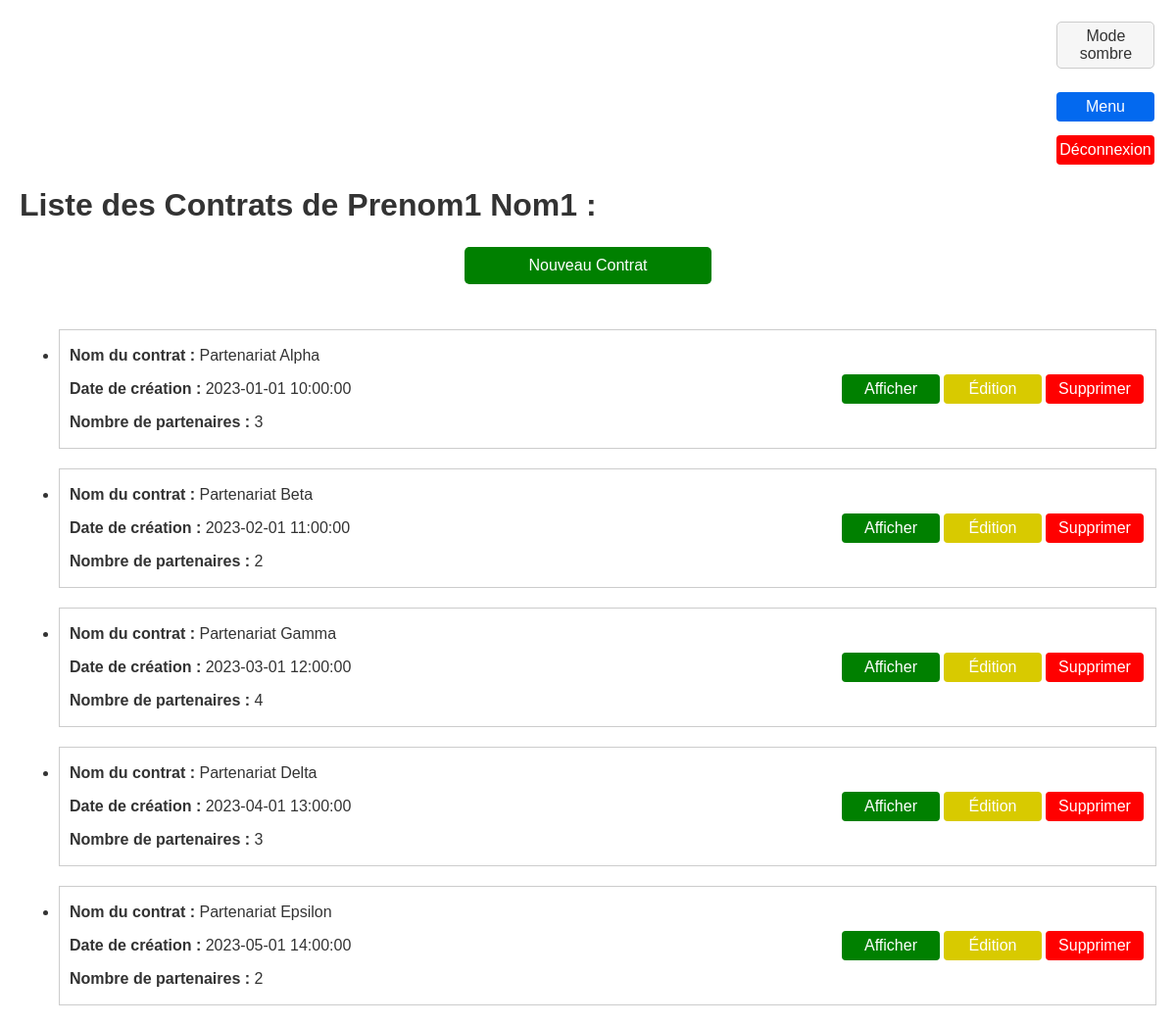
The app's page /index.php (signed in) with its own data.
### tables this page shows
CREATE TABLE `compte` (
  `id` int(11) NOT NULL,
  `email` varchar(255) NOT NULL,
  `nom` varchar(100) NOT NULL,
  `prenom` varchar(100) NOT NULL,
  `mdp` varchar(255) NOT NULL
);

CREATE TABLE `formulaire` (
  `id` int(11) NOT NULL,
  `date_creation` datetime NOT NULL,
  `num_partners` int(11) NOT NULL,
  `activity_type` varchar(255) NOT NULL,
  `partnership_name` varchar(255) NOT NULL,
  `official_address` varchar(255) NOT NULL,
  `start_date` date NOT NULL,
  `end_date` date NOT NULL,
  `profit_loss_distribution` varchar(255) NOT NULL,
  `signing_partner_count` int(11) NOT NULL,
  `country_code` varchar(2) NOT NULL,
  `id_compte` int(11) DEFAULT NULL
);

### functions.php (called while the page is built, shortened)
<?php
function connectDB()
{
    $db = [
        'host' => 'localhost',
        'dbname' => 'formulaire_db',
        'username' => 'root',
        'password' => '',
    ];
    try {
        $pdo = new PDO("mysql:host={$db['host']};dbname={$db['dbname']}", $db['username'], $db['password']);
        $pdo->setAttribute(PDO::ATTR_ERRMODE, PDO::ERRMODE_EXCEPTION);
        return $pdo;
    } catch (PDOException $e) {
        die("Erreur de connexion : " . $e->getMessage());
    }
}
function sqlquery($pdo, $query, $params = [])
{
    $stmt = $pdo->prepare($query);
    $stmt->execute($params);
    return $stmt;
}
function getUserByEmail($email) {
    $pdo = connectDB();
    $stmt = $pdo->prepare('SELECT * FROM compte WHERE email = :email');
    $stmt->execute(['email' => $email]);
    return $stmt->fetch(PDO::FETCH_ASSOC);
}
?>

### index.php (the view, shortened to what this page needs)
<?php
require_once('functions.php');
$pdo = connectDB();
$userId = $_SESSION['user']['id'];
$query = "SELECT id, partnership_name, date_creation, num_partners
          FROM formulaire
          WHERE id_compte = :userId";
$contracts = sqlquery($pdo, $query, [':userId' => $userId])->fetchAll(PDO::FETCH_ASSOC);
$user = getUserByEmail($_SESSION['user']['email']);
?>
<?php require_once('html_utils/header.php'); ?>
<h1>Liste des Contrats de <?php echo $user['prenom'].' '. $user['nom']?> : </h1>
<div id="new-contract-container">
    <a href="new_contract.php" class="new-contract-button button button-medium">Nouveau Contrat</a>
</div>
<br>
<?php if (count($contracts) > 0): ?>
    <ul class="fiche-contract">
        <?php foreach ($contracts as $contract): ?>
            <li>
                <div class="contract">
                    <div class="contract-info">
                        <p><strong>Nom du contrat :</strong> <?php echo htmlspecialchars($contract['partnership_name']); ?></p>
                        <p><strong>Date de création :</strong> <?php echo htmlspecialchars($contract['date_creation']); ?></p>
                        <p><strong>Nombre de partenaires :</strong> <?php echo htmlspecialchars($contract['num_partners']); ?></p>
                    </div>
                    <div class="contract-actions">
                        <a href="display_contract.php?id=<?php echo $contract['id']; ?>" class="display-button button button-small">Afficher</a>
                        <a href="edit_contract.php?id=<?php echo $contract['id']; ?>" class="edit-button button button-small">Édition</a>
                        <a href="delete_contract.php?id=<?php echo $contract['id']; ?>" class="delete-button button button-small" onclick="return confirmDelete()">Supprimer</a>
                    </div>
                </div>
            </li>
        <?php endforeach; ?>
    </ul>
<?php else: ?>
    <p>Aucun contrat trouvé.</p>
<?php endif; ?>
<?php require_once('html_utils/footer.php'); ?>

### style.css (style rules this page uses)
body { font-family: Arial, sans-serif; margin: 20px; background-color: #f9f9f9; }
.light-theme { background-color: #ffffff; color : #333; }
.contract { display: flex; justify-content: space-between; align-items: center; padding: 1px 10px 1px 10px; border: 1px solid #ccc; margin-bottom: 20px; }
.contract-info { flex-grow: 1; }
.contract-actions { display: flex; align-items: center; }
#new-contract-container { display: flex; justify-content: center; align-items: center; margin-bottom: 10px; }
.button { color: white; text-decoration: none; border: none; border-radius: 4px; transition: background-color 0.3s ease; margin: 2px; cursor: pointer; display: flex; justify-content: center; align-items: center; }
.button-medium { padding: 10px; border-radius: 5px; width: 100px; }
.button-small { padding: 5px 10px; min-width: 80px; height: 20px; }
.new-contract-button { background-color: green; width : 20% }
.display-button { background-color: green; }
.edit-button { background-color: rgb(216, 202, 0); }
.delete-button , .logout-button { background-color: red; }

### records on screen
compte: prenom "Prenom1", nom "Nom1"
formulaire: partnership_name "Partenariat Alpha", date_creation "2023-01-01 10:00:00", num_partners "3"
formulaire: partnership_name "Partenariat Beta", date_creation "2023-02-01 11:00:00", num_partners "2"
formulaire: partnership_name "Partenariat Gamma", date_creation "2023-03-01 12:00:00", num_partners "4"
formulaire: partnership_name "Partenariat Delta", date_creation "2023-04-01 13:00:00", num_partners "3"
formulaire: partnership_name "Partenariat Epsilon", date_creation "2023-05-01 14:00:00", num_partners "2"
